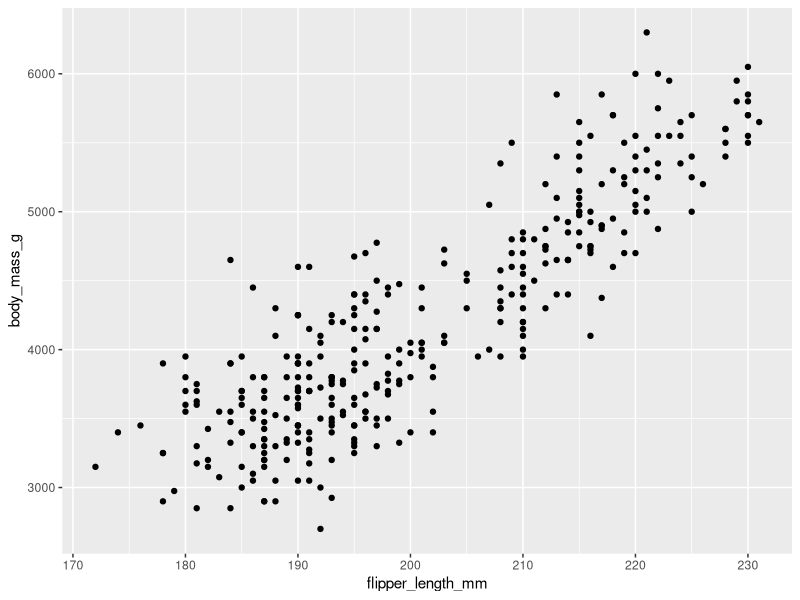
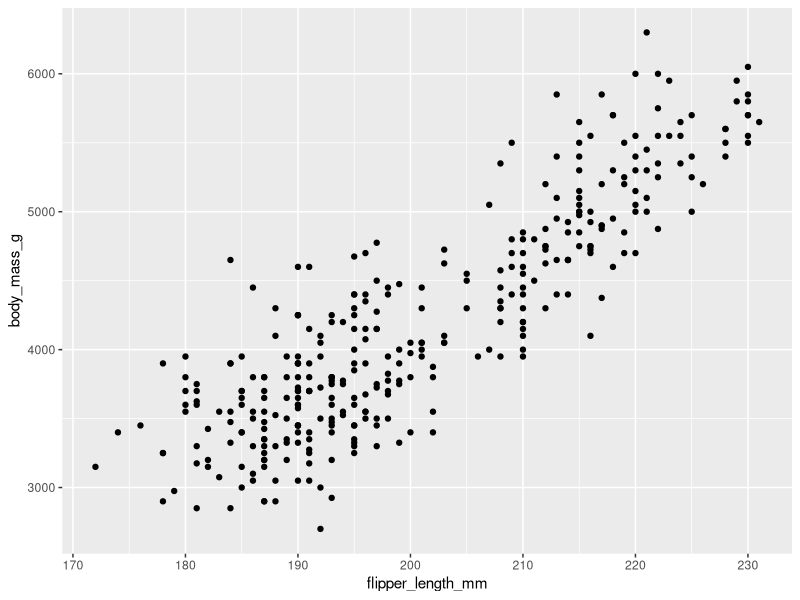

Reproduce these figures in R, in order.
## ---- chunk 1
# This R environment comes with many helpful analytics packages installed
# It is defined by the kaggle/rstats Docker image: https://github.com/kaggle/docker-rstats
# For example, here's a helpful package to load

library(tidyverse) # metapackage of all tidyverse packages

# Input data files are available in the read-only "../input/" directory
# For example, running this (by clicking run or pressing Shift+Enter) will list all files under the input directory

list.files(path = "../input")

# You can write up to 20GB to the current directory (/kaggle/working/) that gets preserved as output when you create a version using "Save & Run All" 
# You can also write temporary files to /kaggle/temp/, but they won't be saved outside of the current session
## ---- chunk 2
install.packages("ggplot2")
install.packages("palmerpenguins")
## ---- chunk 3
library(ggplot2)
library(palmerpenguins)
## ---- chunk 4
data(penguins)
View(penguins)
## ---- chunk 5
ggplot(data = penguins) + 
  geom_point(mapping = aes(x = flipper_length_mm, y = body_mass_g))
## ---- chunk 6
ggplot(data = penguins, mapping = aes(x = flipper_length_mm, y = body_mass_g)) + 
  geom_point()
